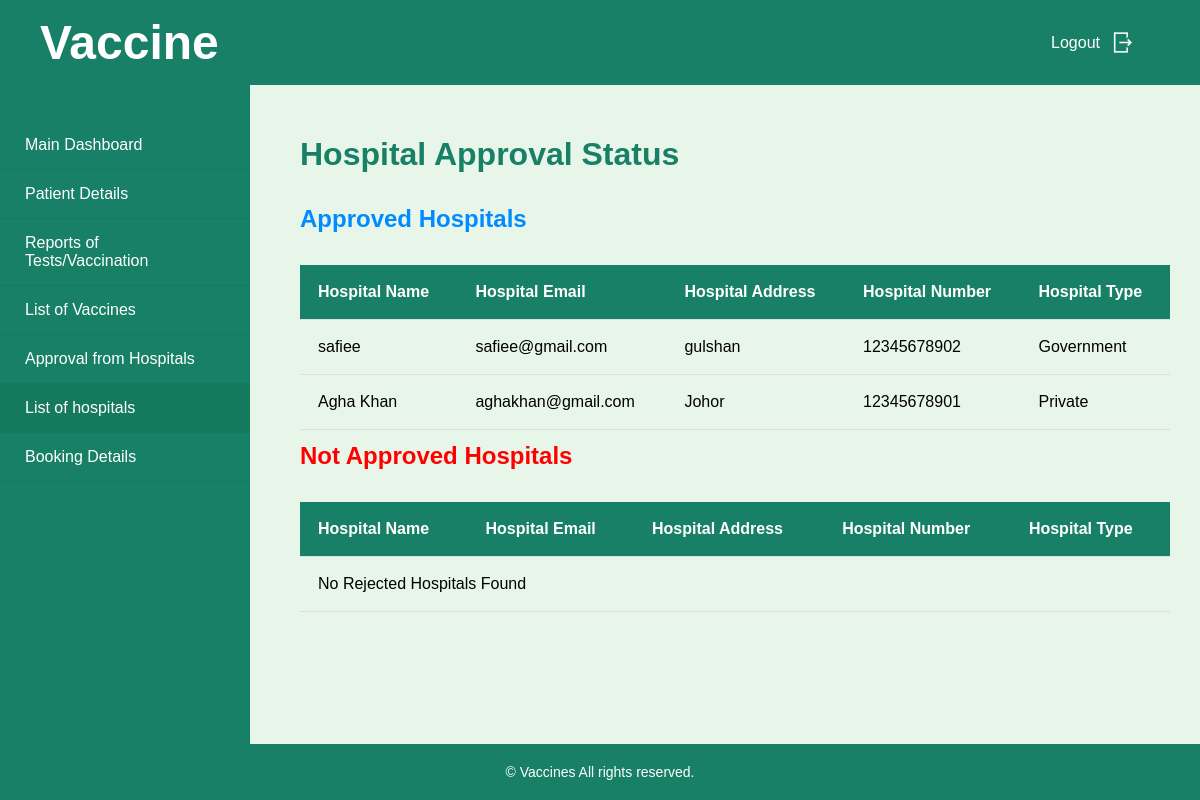
The app's page /admin/list-of-hosp.php (signed in) with its own data.
### tables this page shows
CREATE TABLE `users` (
  `id` int(11) NOT NULL,
  `name` varchar(255) NOT NULL,
  `email` varchar(255) NOT NULL,
  `pass` varchar(255) NOT NULL,
  `c_pass` varchar(255) NOT NULL,
  `phone` varchar(255) NOT NULL,
  `role` varchar(255) NOT NULL,
  `address` varchar(255) DEFAULT NULL,
  `age` varchar(255) DEFAULT NULL,
  `gender` varchar(255) DEFAULT NULL,
  `blood_type` varchar(255) DEFAULT NULL,
  `profile` varchar(255) DEFAULT NULL,
  `hosp_type` varchar(255) DEFAULT NULL,
  `action` varchar(255) DEFAULT NULL,
  `selected_hosp_id` int(11) DEFAULT NULL
);

### admin/list-of-hosp.php (the view, shortened to what this page needs)
<?php
  include '../pages/connect.php';
?>
<!DOCTYPE html>
<html lang="en">
<head>
    <link rel="stylesheet"   href="../style/admin.css">
</head>
<body>
    <div class="header" style="display: flex; flex-direction: row; justify-content: space-between;">
    <a class="navbar-brand" >
  <span id="1">
         <h1> Vaccine  </h1>
            </span>
          </a>
        <span>
        <span>
            <a href="../pages/logout.php" style="text-decoration: none;">
                <button id="logout">Logout
                    <img src="../assets/icons8-logout-100.png" alt="" width="25px" height="25px">
                </button>
            </a>
        </span>
    </div>
    <div class="container" style="display: flex;">
        <div class="sidebar">
            <ul>
                <a href="../admin/maindashboard.php"><li>Main Dashboard</li></a>
                <a href="../admin/patients-details.php"><li>Patient Details</li></a>
                <a href="../admin/reports-of-test.php"><li>Reports of Tests/Vaccination</li></a>
                <a href="../admin/list-of-vaccine.php"><li>List of Vaccines</li></a>
                <a href="../admin/approval-for-hosp.php"><li>Approval from Hospitals</li></a>
                <a href="../admin/list-of-hosp.php"><li class="active">List of hospitals</li></a>
                <a href="../admin/booking-details.php"><li>Booking Details</li></a>
            </ul>
        </div>
        <div class="main-content">
                <div class="container6">
                    <h1>Hospital Approval Status</h1>
                    <h2 style="color: rgb(0, 140, 255); margin-bottom:0.5em;">Approved Hospitals</h2>
                    <div class="table-responsive approved-table">
                        <table>
                            <thead>
                                <tr>
                                    <th>Hospital Name</th>
                                    <th>Hospital Email</th>
                                    <th>Hospital Address</th>
                                    <th>Hospital Number</th>
                                    <th>Hospital Type</th>
                                </tr>
                            </thead>
                            <tbody>
                                <?php
                                        $approved_query = "SELECT * FROM users WHERE role = 'Hospital' AND action = 'Approved' ";
                                        $approved_res = mysqli_query($conn,$approved_query);
                                        if($approved_res && mysqli_num_rows($approved_res) > 0){
                                            while($approved_row = mysqli_fetch_assoc($approved_res)){
                                                echo "
                                                <tr>
                                                    <td>$approved_row[name]</td>
                                                    <td>$approved_row[email]</td>
                                                    <td>$approved_row[address]</td>
                                                    <td>$approved_row[phone]</td>
                                                    <td>$approved_row[hosp_type]</td>
                                                </tr>
                                                ";
                                            }
                                        }
                                        else{
                                            echo "<tr><td colspan='5'>No Aprroved Hospitals Found</td></tr>";
                                        }
                                ?>
                            </tbody>
                        </table>
                    </div>
                    <h2 style="color: red; margin-bottom:0.5em; margin-top:0.5em;">Not Approved Hospitals</h2>
                    <div class="table-responsive not-approved-table">
                        <table>
                            <thead>
                                <tr>
                                    <th>Hospital Name</th>
                                    <th>Hospital Email</th>
                                    <th>Hospital Address</th>
                                    <th>Hospital Number</th>
                                    <th>Hospital Type</th>
                                </tr>
                            </thead>
                            <tbody>
                                <?php
                                        $reject_query = "SELECT * FROM users WHERE role = 'Hospital' AND action = 'Reject' ";
                                        $reject_res = mysqli_query($conn,$reject_query);
                                        if($reject_res && mysqli_num_rows($reject_res)>0){
                                            while($reject_row = mysqli_fetch_assoc($reject_res)){
                                                echo "
                                                <tr>
                                                    <td>$reject_row[name]</td>
                                                    <td>$reject_row[email]</td>
                                                    <td>$reject_row[address]</td>
                                                    <td>$reject_row[phone]</td>
                                                    <td>$reject_row[hosp_type]</td>
                                                </tr>
                                                ";
                                            }
                                        }
                                        else{
                                            echo "<tr><td colspan='5'>No Rejected Hospitals Found</td></tr>";
                                        }
                                ?>
                            </tbody>
                        </table>
                    </div>
                </div>
        </div>
    </div>
    <footer>
        &copy;  Vaccines All rights reserved.
    </footer>
</body>
</html>

### style/admin.css (style rules this page uses)
body, html { margin: 0; padding: 0; font-family: 'Poppins', sans-serif; background-color: #e8f5e9; height: 100%; display: flex; flex-direction: column; }
.header { background-color: #178066; color: white; padding: 15px 40px; display: flex; justify-content: space-between; align-items: center; }
#logout { background-color: #178066; color: white; border: none; padding: 12px 25px; border-radius: 5px; cursor: pointer; display: flex; align-items: center; gap: 10px; font-size: 16px; transition: background-color 0.3s ease; }
.sidebar { width: 250px; background-color: #178066; color: white; height: 100vh; padding-top: 20px; position: fixed; }
.sidebar ul { list-style: none; padding: 0; }
.sidebar ul a { text-decoration: none; color: white; }
.sidebar ul li { padding: 15px 25px; transition: background-color 0.3s ease; cursor: pointer; border-bottom: 1px solid #157a5d; }
.sidebar ul li:hover, .sidebar ul .active { background-color: #157a5d; }
.main-content { margin-left: 270px; padding: 30px; flex: 1; overflow: auto; }
h1, h2 { color: #178066; margin-bottom: 1em; }
.table-responsive { overflow-x: auto; }
table { width: 100%; border-collapse: collapse; margin-top: 20px; }
th, td { padding: 18px; text-align: left; border-bottom: 1px solid #ddd; }
th { background-color: #178066; color: white; font-weight: 600; }
footer { background-color: #178066; color: white; text-align: center; padding: 20px 0; font-size: 14px; width: 100%; margin-top: auto; }
.header h1 { color: white; margin: 0; font-size: 3rem; }

### records on screen
users: name "safiee", email "safiee@gmail.com", address "gulshan", phone "12345678902", hosp_type "Government"
users: name "Agha Khan", email "aghakhan@gmail.com", address "Johor", phone "12345678901", hosp_type "Private"
